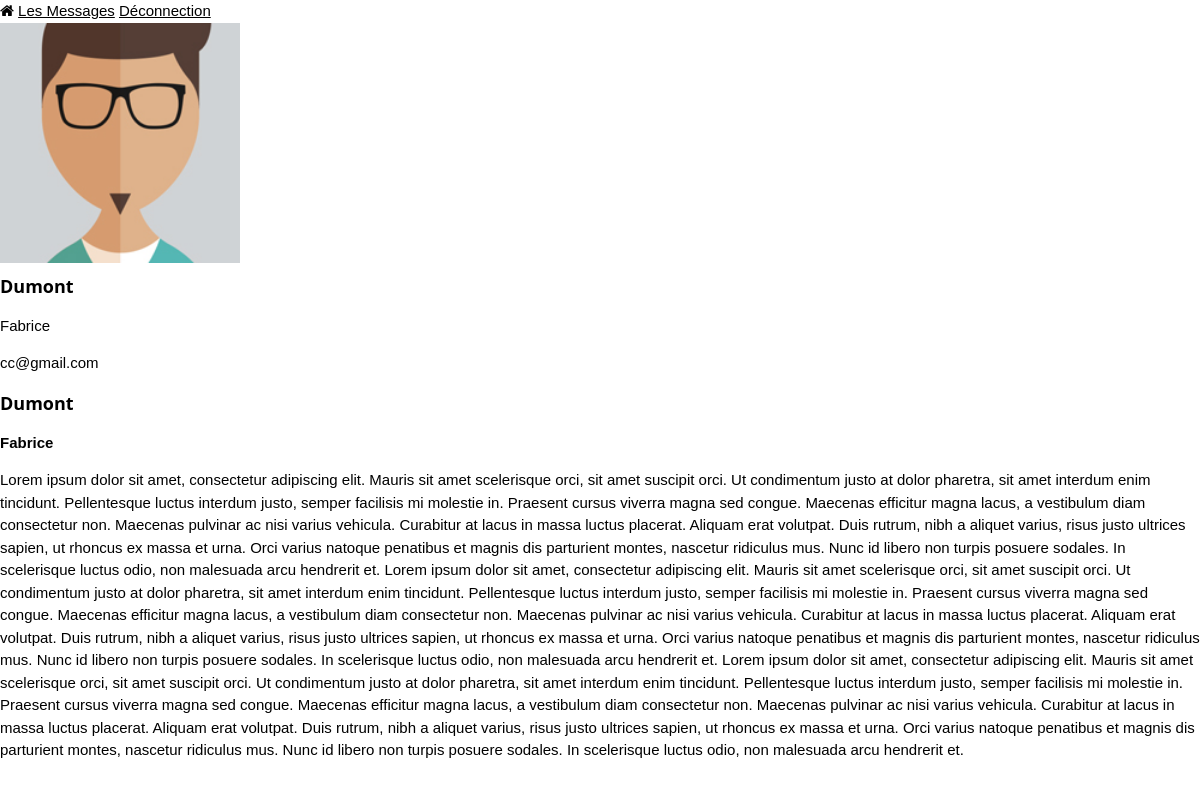
The page /profil.php?id=16 (signed in) on the database its author committed.
### tables this page shows
CREATE TABLE IF NOT EXISTS `etudiants_6tt` (
  `ID` int(11) NOT NULL AUTO_INCREMENT,
  `NOM` varchar(50) NOT NULL,
  `PRENOM` varchar(50) NOT NULL,
  `AGE` int(11) NOT NULL,
  `EMAIL` varchar(50) NOT NULL,
  `PHOTO` varchar(50) NOT NULL,
  PRIMARY KEY (`ID`)
);

### profil.php (the view, shortened to what this page needs)
<?php
	$id=$_GET['id'];
	require_once ("connection_bdd.php");
	$ps=$pdo->prepare("SELECT * FROM etudiants_6tt WHERE ID=?");
	$params=array($id);
	$ps->execute($params);
	$etudiant=$ps->fetch();
?>
<!DOCTYPE html>
<html>
<head>
	<link rel="stylesheet" type="text/css" href="./css/w3.css">
	<link rel="stylesheet" type="text/css" href="./css/monStyle.css">
	<link rel="stylesheet" href="https://cdnjs.cloudflare.com/ajax/libs/font-awesome/4.7.0/css/font-awesome.min.css">
</head>
<body>
	<?php require_once("entete_site.php") ?>
	<div class="">
		<div class="" style="width:20%">
    		<img src="./images/<?php echo($etudiant['PHOTO']) ?>" style="width:100%" >
    		<br>
      		<div class="">
      			<h5><b><?php echo ($etudiant['NOM']) ?></b></h5>
				<p><?php echo ($etudiant['PRENOM']) ?></p>
      			<p><?php echo ($etudiant['EMAIL']) ?></p>
    		</div>
  		</div>
  		<div class="">
  			<h5><b><?php echo ($etudiant['NOM']) ?></b></h5>
			<p><b><?php echo ($etudiant['PRENOM']) ?></b></p>
			<p>
				Lorem ipsum dolor sit amet, consectetur adipiscing elit. Mauris sit amet scelerisque orci, sit amet suscipit orci. Ut condimentum justo at dolor pharetra, sit amet interdum enim tincidunt. Pellentesque luctus interdum justo, semper facilisis mi molestie in. Praesent cursus viverra magna sed congue. Maecenas efficitur magna lacus, a vestibulum diam consectetur non. Maecenas pulvinar ac nisi varius vehicula. Curabitur at lacus in massa luctus placerat. Aliquam erat volutpat. Duis rutrum, nibh a aliquet varius, risus justo ultrices sapien, ut rhoncus ex massa et urna. Orci varius natoque penatibus et magnis dis parturient montes, nascetur ridiculus mus. Nunc id libero non turpis posuere sodales. In scelerisque luctus odio, non malesuada arcu hendrerit et.
				Lorem ipsum dolor sit amet, consectetur adipiscing elit. Mauris sit amet scelerisque orci, sit amet suscipit orci. Ut condimentum justo at dolor pharetra, sit amet interdum enim tincidunt. Pellentesque luctus interdum justo, semper facilisis mi molestie in. Praesent cursus viverra magna sed congue. Maecenas efficitur magna lacus, a vestibulum diam consectetur non. Maecenas pulvinar ac nisi varius vehicula. Curabitur at lacus in massa luctus placerat. Aliquam erat volutpat. Duis rutrum, nibh a aliquet varius, risus justo ultrices sapien, ut rhoncus ex massa et urna. Orci varius natoque penatibus et magnis dis parturient montes, nascetur ridiculus mus. Nunc id libero non turpis posuere sodales. In scelerisque luctus odio, non malesuada arcu hendrerit et.
				Lorem ipsum dolor sit amet, consectetur adipiscing elit. Mauris sit amet scelerisque orci, sit amet suscipit orci. Ut condimentum justo at dolor pharetra, sit amet interdum enim tincidunt. Pellentesque luctus interdum justo, semper facilisis mi molestie in. Praesent cursus viverra magna sed congue. Maecenas efficitur magna lacus, a vestibulum diam consectetur non. Maecenas pulvinar ac nisi varius vehicula. Curabitur at lacus in massa luctus placerat. Aliquam erat volutpat. Duis rutrum, nibh a aliquet varius, risus justo ultrices sapien, ut rhoncus ex massa et urna. Orci varius natoque penatibus et magnis dis parturient montes, nascetur ridiculus mus. Nunc id libero non turpis posuere sodales. In scelerisque luctus odio, non malesuada arcu hendrerit et.
			</p>
		</div>
	</div>
</body>
</html>

### css/w3.css (style rules this page uses)
*,*:before,*:after { box-sizing:inherit }
html { -ms-text-size-adjust:100%;-webkit-text-size-adjust:100% }
body { margin:0 }
img { border-style:none }
html,body { font-family:Verdana,sans-serif;font-size:15px;line-height:1.5 }
html { overflow-x:hidden }
h5 { font-size:18px }
h1,h2,h3,h4,h5,h6 { font-family:"Segoe UI",Arial,sans-serif;font-weight:400;margin:10px 0 }
img { vertical-align:middle }

### rows shown on the page
etudiants_6tt: PHOTO (picture), NOM "Dumont", PRENOM "Fabrice", EMAIL "cc@gmail.com"
